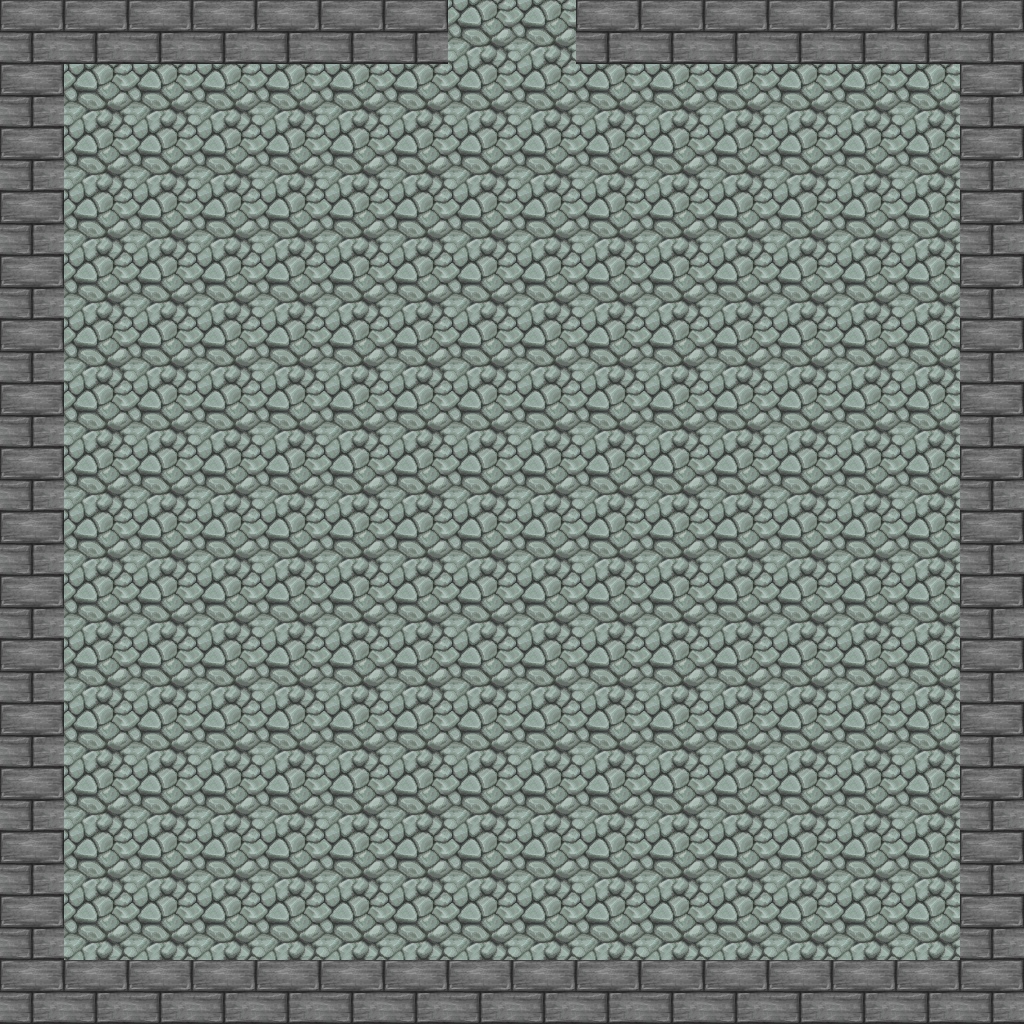

This game map was drawn from its Tiled (.tmx) file and the tilesets committed beside it. A one-line description and the trimmed map source follow:
An orthogonal 16x16 tile map with 64x64 px tiles, 2 tile layers (Ground, Walls), 4 tilesets and 22 objects (2x NORTH, 2x WEST, 2x SOUTH, 2x EAST, CENTER).

<map version="1.0" orientation="orthogonal" renderorder="right-down" width="16" height="16" tilewidth="64" tileheight="64">
 <properties>
  <property name="ExitPoints" value="N" />
 </properties>
 <tileset firstgid="1" name="simpletiles" tilewidth="64" tileheight="64" spacing="1">
  <image source="tilesets/simpletiles.png" width="130" height="130" />
 </tileset>
 <tileset firstgid="5" name="cavefloor" tilewidth="64" tileheight="64">
  <image source="tilesets/cavefloor.png" width="196" height="196" />
 </tileset>
 <tileset firstgid="14" name="tiles64" tilewidth="64" tileheight="64">
  <image source="tilesets/tiles64.png" width="768" height="320" />
 </tileset>
 <tileset firstgid="74" name="tilesadds" tilewidth="64" tileheight="64">
  <image source="tilesets/tilesadds.png" width="128" height="64" />
 </tileset>
 <layer name="Ground" width="16" height="16">
  <data>[256 cells, 204 non-empty, 2 distinct tile ids]</data>
 </layer>
 <layer name="Walls" width="16" height="16">
  <data>[256 cells, 60 non-empty, 2 distinct tile ids]</data>
 </layer>
 <objectgroup name="collisionObjects">
  <object x="0" y="0" width="448" height="64" />
  <object x="995" y="345" height="1" />
  <object x="960" y="64" width="64" height="384" />
  <object x="0" y="64" width="64" height="384" />
  <object x="0" y="576" width="64" height="384" />
  <object x="960" y="576" width="64" height="384" />
  <object x="576" y="0" width="448" height="64" />
  <object x="0" y="960" width="448" height="64" />
  <object x="576" y="960" width="448" height="64" />
 </objectgroup>
 <objectgroup name="portalObjects">
  <object type="NORTH" x="448" y="0" width="128" height="64" />
  <object type="WEST" x="0" y="448" width="64" height="128" />
  <object type="SOUTH" x="448" y="960" width="128" height="64" />
  <object type="EAST" x="960" y="448" width="64" height="128" />
 </objectgroup>
 <objectgroup name="spawnPoints">
  <object type="WEST" x="130" y="514" />
  <object type="EAST" x="880" y="502" width="12" height="17" />
  <object type="SOUTH" x="514" y="935" />
  <object type="NORTH" x="509" y="131" />
  <object x="403" y="370" />
  <object x="805" y="791" />
  <object x="266" y="799" />
  <object x="810" y="235" />
  <object type="CENTER" x="535" y="564" />
 </objectgroup>
</map>
